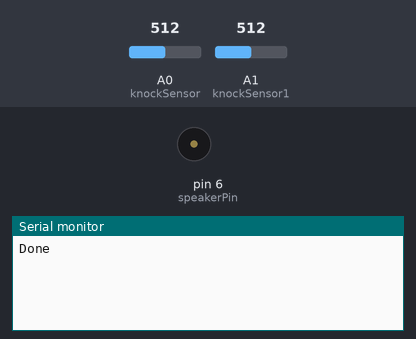
The sketch below on a simulated Arduino Uno, built with avr-gcc and run on an emulated ATmega328P. Shown: buzzer (waves = sounding, pin HIGH), the last lines printed to the serial monitor. Inputs (shaded band) come from the test bench; at power-on: A0 (knockSensor) = 512, A1 (knockSensor1) = 512. Storage starts empty; the audio player accepts every command and is not drawn.

Above: at 1.2 s.
1.3 s: A0 (knockSensor) set to 544
2.8 s: A0 (knockSensor) set to 577
At 2.9 s:
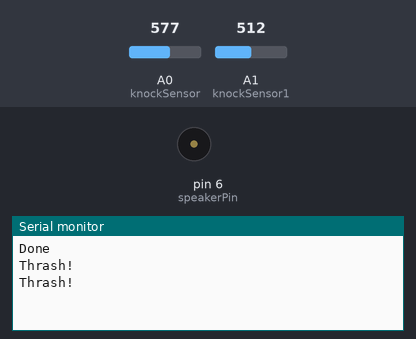
4.7 s: A1 (knockSensor1) set to 550
At 4.71 s:
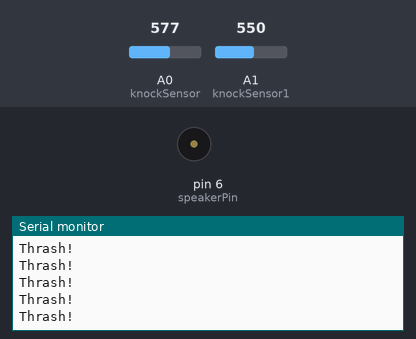
6.2 s: A1 (knockSensor1) set to 573
At 8.04 s:
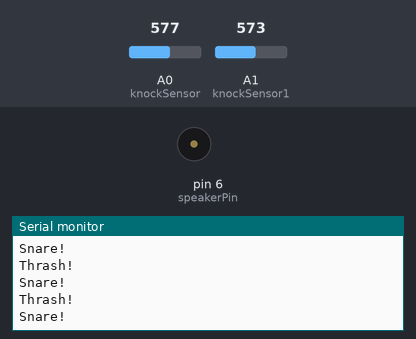

The sketch:

drums.ino
```cpp
#include <SD.h> // need to include the SD library
//#include <SDfatlib.h>

#define SD_ChipSelectPin 5  //example uses hardware SS pin 53 on Mega2560

#include <TMRpcm.h>           //  also need to include this library...
#include <SPI.h>

TMRpcm tmrpcm;   // create an object for use in this sketch

int knockSensor = 0;
int knockSensor1 = 1;

byte val  = 0;
byte val1 = 0;

int THRESHOLD = 50;


void setup() {
  // put your setup code here, to run once:

 Serial.begin(9600);

  tmrpcm.speakerPin = 6; //5,6,11 or 46 on Mega, 9 on Uno, Nano, etc

  //Serial.begin(9600);
  pinMode(6,OUTPUT);
  //digitalWrite(46,HIGH);
  if (!SD.begin(SD_ChipSelectPin)) {  // see if the card is present and can be initialized:
    Serial.println("SD fail");
    return;   // don't do anything more if not
  }
  else{
    Serial.println("Done");
  }
 // tmrpcm.volume(12);
  //tmrpcm.play("m.wav"); //the sound file "music" will play each time the arduino powers up, or is reset
  tmrpcm.play("Snare.wav");

}

void loop() {
  // put your main code here, to run repeatedly:
 val = analogRead(knockSensor);
 val1 = analogRead(knockSensor1);


  if (val >= THRESHOLD) {
    tmrpcm.play("Kick.wav");
    Serial.println("Thrash!");
    delay(10);
  }

  if (val1 >= THRESHOLD) {
    tmrpcm.play("Snare.wav");
    Serial.println("Snare!");
    delay(10);
  }
  delay(50);  // we have to make a delay to avoid overloading the serial port
}
```

Measured:
- the behaviour switches between 561 and 562 on A0 (knockSensor) (found by bisection; images 0 and 1)
- the behaviour switches between 561 and 562 on A1 (knockSensor1) (found by bisection; images 2 and 3)
- after the input at 2.8 s, the serial monitor: prints a new line at once (image 1)
- after the input at 6.2 s, the serial monitor: prints a new line at once (image 3)
